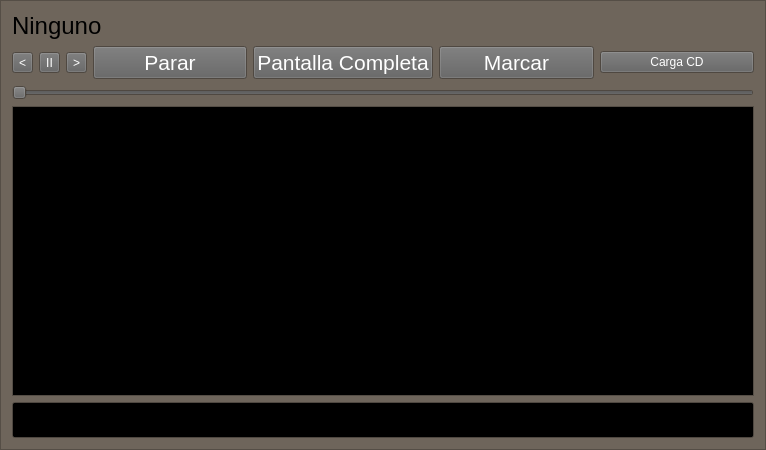
<?xml version="1.0" encoding="UTF-8"?>
<ui version="4.0">
 <class>Frame</class>
 <widget class="QFrame" name="Frame">
  <property name="geometry">
   <rect>
    <x>0</x>
    <y>0</y>
    <width>766</width>
    <height>450</height>
   </rect>
  </property>
  <property name="palette">
   <palette>
    <active>
     <colorrole role="Button">
      <brush brushstyle="SolidPattern">
       <color alpha="255">
        <red>96</red>
        <green>96</green>
        <blue>96</blue>
       </color>
      </brush>
     </colorrole>
     <colorrole role="Text">
      <brush brushstyle="SolidPattern">
       <color alpha="255">
        <red>255</red>
        <green>255</green>
        <blue>255</blue>
       </color>
      </brush>
     </colorrole>
     <colorrole role="ButtonText">
      <brush brushstyle="SolidPattern">
       <color alpha="255">
        <red>255</red>
        <green>255</green>
        <blue>255</blue>
       </color>
      </brush>
     </colorrole>
     <colorrole role="Base">
      <brush brushstyle="SolidPattern">
       <color alpha="255">
        <red>0</red>
        <green>0</green>
        <blue>0</blue>
       </color>
      </brush>
     </colorrole>
     <colorrole role="Window">
      <brush brushstyle="SolidPattern">
       <color alpha="255">
        <red>110</red>
        <green>101</green>
        <blue>91</blue>
       </color>
      </brush>
     </colorrole>
     <colorrole role="AlternateBase">
      <brush brushstyle="SolidPattern">
       <color alpha="255">
        <red>76</red>
        <green>76</green>
        <blue>76</blue>
       </color>
      </brush>
     </colorrole>
    </active>
    <inactive>
     <colorrole role="Button">
      <brush brushstyle="SolidPattern">
       <color alpha="255">
        <red>96</red>
        <green>96</green>
        <blue>96</blue>
       </color>
      </brush>
     </colorrole>
     <colorrole role="Text">
      <brush brushstyle="SolidPattern">
       <color alpha="255">
        <red>255</red>
        <green>255</green>
        <blue>255</blue>
       </color>
      </brush>
     </colorrole>
     <colorrole role="ButtonText">
      <brush brushstyle="SolidPattern">
       <color alpha="255">
        <red>255</red>
        <green>255</green>
        <blue>255</blue>
       </color>
      </brush>
     </colorrole>
     <colorrole role="Base">
      <brush brushstyle="SolidPattern">
       <color alpha="255">
        <red>0</red>
        <green>0</green>
        <blue>0</blue>
       </color>
      </brush>
     </colorrole>
     <colorrole role="Window">
      <brush brushstyle="SolidPattern">
       <color alpha="255">
        <red>110</red>
        <green>101</green>
        <blue>91</blue>
       </color>
      </brush>
     </colorrole>
     <colorrole role="AlternateBase">
      <brush brushstyle="SolidPattern">
       <color alpha="255">
        <red>76</red>
        <green>76</green>
        <blue>76</blue>
       </color>
      </brush>
     </colorrole>
    </inactive>
    <disabled>
     <colorrole role="Button">
      <brush brushstyle="SolidPattern">
       <color alpha="255">
        <red>96</red>
        <green>96</green>
        <blue>96</blue>
       </color>
      </brush>
     </colorrole>
     <colorrole role="Text">
      <brush brushstyle="SolidPattern">
       <color alpha="255">
        <red>199</red>
        <green>199</green>
        <blue>199</blue>
       </color>
      </brush>
     </colorrole>
     <colorrole role="ButtonText">
      <brush brushstyle="SolidPattern">
       <color alpha="255">
        <red>128</red>
        <green>128</green>
        <blue>128</blue>
       </color>
      </brush>
     </colorrole>
     <colorrole role="Base">
      <brush brushstyle="SolidPattern">
       <color alpha="255">
        <red>110</red>
        <green>101</green>
        <blue>91</blue>
       </color>
      </brush>
     </colorrole>
     <colorrole role="Window">
      <brush brushstyle="SolidPattern">
       <color alpha="255">
        <red>110</red>
        <green>101</green>
        <blue>91</blue>
       </color>
      </brush>
     </colorrole>
     <colorrole role="AlternateBase">
      <brush brushstyle="SolidPattern">
       <color alpha="255">
        <red>76</red>
        <green>76</green>
        <blue>76</blue>
       </color>
      </brush>
     </colorrole>
    </disabled>
   </palette>
  </property>
  <property name="windowTitle">
   <string>Control remoto</string>
  </property>
  <property name="windowIcon">
   <iconset>
    <normaloff>../../../../usr/share/pixmaps/rhythmbox.xpm</normaloff>../../../../usr/share/pixmaps/rhythmbox.xpm</iconset>
  </property>
  <property name="frameShape">
   <enum>QFrame::StyledPanel</enum>
  </property>
  <property name="frameShadow">
   <enum>QFrame::Raised</enum>
  </property>
  <layout class="QGridLayout" name="gridLayout">
   <item row="0" column="0" colspan="7">
    <widget class="QLabel" name="current">
     <property name="sizePolicy">
      <sizepolicy hsizetype="Ignored" vsizetype="Fixed">
       <horstretch>0</horstretch>
       <verstretch>0</verstretch>
      </sizepolicy>
     </property>
     <property name="font">
      <font>
       <pointsize>18</pointsize>
      </font>
     </property>
     <property name="text">
      <string>Ninguno</string>
     </property>
     <property name="textFormat">
      <enum>Qt::PlainText</enum>
     </property>
    </widget>
   </item>
   <item row="3" column="0" colspan="7">
    <widget class="QSlider" name="slider">
     <property name="orientation">
      <enum>Qt::Horizontal</enum>
     </property>
    </widget>
   </item>
   <item row="4" column="0" colspan="7">
    <widget class="QListWidget" name="list">
     <property name="font">
      <font>
       <pointsize>18</pointsize>
      </font>
     </property>
     <property name="alternatingRowColors">
      <bool>true</bool>
     </property>
     <property name="sortingEnabled">
      <bool>true</bool>
     </property>
    </widget>
   </item>
   <item row="5" column="0" colspan="7">
    <widget class="QLineEdit" name="filter">
     <property name="font">
      <font>
       <pointsize>18</pointsize>
      </font>
     </property>
    </widget>
   </item>
   <item row="1" column="0">
    <widget class="QToolButton" name="previous">
     <property name="text">
      <string>&lt;</string>
     </property>
    </widget>
   </item>
   <item row="1" column="1">
    <widget class="QToolButton" name="play">
     <property name="text">
      <string>II</string>
     </property>
    </widget>
   </item>
   <item row="1" column="2">
    <widget class="QToolButton" name="next">
     <property name="text">
      <string>&gt;</string>
     </property>
    </widget>
   </item>
   <item row="1" column="3">
    <widget class="QPushButton" name="stop">
     <property name="font">
      <font>
       <pointsize>16</pointsize>
      </font>
     </property>
     <property name="text">
      <string>Parar</string>
     </property>
    </widget>
   </item>
   <item row="1" column="4">
    <widget class="QPushButton" name="fullscreen">
     <property name="font">
      <font>
       <pointsize>16</pointsize>
      </font>
     </property>
     <property name="text">
      <string>Pantalla Completa</string>
     </property>
    </widget>
   </item>
   <item row="1" column="5">
    <widget class="QPushButton" name="mark">
     <property name="font">
      <font>
       <pointsize>16</pointsize>
      </font>
     </property>
     <property name="text">
      <string>Marcar</string>
     </property>
    </widget>
   </item>
   <item row="1" column="6">
    <widget class="QPushButton" name="load_cd">
     <property name="text">
      <string>Carga CD</string>
     </property>
    </widget>
   </item>
  </layout>
 </widget>
 <resources/>
 <connections/>
</ui>
